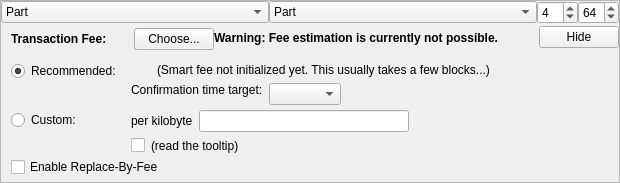
    <widget class="QFrame" name="frameFee">
     <property name="sizePolicy">
      <sizepolicy hsizetype="Expanding" vsizetype="Expanding">
       <horstretch>0</horstretch>
       <verstretch>0</verstretch>
      </sizepolicy>
     </property>
     <property name="maximumSize">
      <size>
       <width>16777215</width>
       <height>16777215</height>
      </size>
     </property>
     <property name="frameShape">
      <enum>QFrame::StyledPanel</enum>
     </property>
     <property name="frameShadow">
      <enum>QFrame::Sunken</enum>
     </property>
     <layout class="QVBoxLayout" name="verticalLayoutFee1">
      <property name="spacing">
       <number>0</number>
      </property>
      <property name="leftMargin">
       <number>0</number>
      </property>
      <property name="topMargin">
       <number>0</number>
      </property>
      <property name="rightMargin">
       <number>0</number>
      </property>
      <property name="bottomMargin">
       <number>0</number>
      </property>
      <item>
       <layout class="QHBoxLayout" name="horizontalLayout_3">
        <item>
         <widget class="QComboBox" name="cbxTypeFrom">
          <property name="toolTip">
           <string>Balance type to send from.</string>
          </property>
          <item>
           <property name="text">
            <string>Part</string>
           </property>
          </item>
          <item>
           <property name="text">
            <string>Blind</string>
           </property>
          </item>
          <item>
           <property name="text">
            <string>Anon</string>
           </property>
          </item>
         </widget>
        </item>
        <item>
         <widget class="QComboBox" name="cbxTypeTo">
          <property name="toolTip">
           <string>Balance type to send to.</string>
          </property>
          <item>
           <property name="text">
            <string>Part</string>
           </property>
          </item>
          <item>
           <property name="text">
            <string>Blind</string>
           </property>
          </item>
          <item>
           <property name="text">
            <string>Anon</string>
           </property>
          </item>
         </widget>
        </item>
        <item>
         <widget class="QSpinBox" name="spinRingSize">
          <property name="sizePolicy">
           <sizepolicy hsizetype="Fixed" vsizetype="Fixed">
            <horstretch>0</horstretch>
            <verstretch>0</verstretch>
           </sizepolicy>
          </property>
          <property name="minimum">
           <number>3</number>
          </property>
          <property name="maximum">
           <number>32</number>
          </property>
          <property name="value">
           <number>4</number>
          </property>
         </widget>
        </item>
        <item>
         <widget class="QSpinBox" name="spinMaxInputs">
          <property name="sizePolicy">
           <sizepolicy hsizetype="Fixed" vsizetype="Fixed">
            <horstretch>0</horstretch>
            <verstretch>0</verstretch>
           </sizepolicy>
          </property>
          <property name="minimum">
           <number>1</number>
          </property>
          <property name="value">
           <number>64</number>
          </property>
         </widget>
        </item>
       </layout>
      </item>
      <item>
       <layout class="QVBoxLayout" name="verticalLayoutFee2" stretch="0,0,0">
        <property name="spacing">
         <number>0</number>
        </property>
        <property name="leftMargin">
         <number>10</number>
        </property>
        <property name="topMargin">
         <number>0</number>
        </property>
        <item>
         <layout class="QHBoxLayout" name="horizontalLayoutFee1">
          <property name="bottomMargin">
           <number>0</number>
          </property>
          <item>
           <layout class="QVBoxLayout" name="verticalLayoutFee7">
            <property name="spacing">
             <number>0</number>
            </property>
            <item>
             <spacer name="verticalSpacerSmartFee">
              <property name="orientation">
               <enum>Qt::Vertical</enum>
              </property>
              <property name="sizeType">
               <enum>QSizePolicy::Fixed</enum>
              </property>
              <property name="sizeHint" stdset="0">
               <size>
                <width>1</width>
                <height>4</height>
               </size>
              </property>
             </spacer>
            </item>
            <item>
             <layout class="QHBoxLayout" name="horizontalLayoutSmartFee">
              <property name="spacing">
               <number>10</number>
              </property>
              <item>
               <widget class="QLabel" name="labelFeeHeadline">
                <property name="sizePolicy">
                 <sizepolicy hsizetype="Preferred" vsizetype="Maximum">
                  <horstretch>0</horstretch>
                  <verstretch>0</verstretch>
                 </sizepolicy>
                </property>
                <property name="font">
                 <font>
                  <weight>75</weight>
                  <bold>true</bold>
                 </font>
                </property>
                <property name="styleSheet">
                 <string notr="true">font-weight:bold;</string>
                </property>
                <property name="text">
                 <string>Transaction Fee:</string>
                </property>
               </widget>
              </item>
              <item>
               <widget class="QLabel" name="labelFeeMinimized">
                <property name="text">
                 <string/>
                </property>
               </widget>
              </item>
              <item>
               <widget class="QPushButton" name="buttonChooseFee">
                <property name="text">
                 <string>Choose...</string>
                </property>
               </widget>
              </item>
             </layout>
            </item>
            <item>
             <spacer name="verticalSpacer_5">
              <property name="orientation">
               <enum>Qt::Vertical</enum>
              </property>
              <property name="sizeHint" stdset="0">
               <size>
                <width>1</width>
                <height>1</height>
               </size>
              </property>
             </spacer>
            </item>
           </layout>
          </item>
          <item>
           <widget class="QLabel" name="fallbackFeeWarningLabel">
            <property name="toolTip">
             <string>Using the fallbackfee can result in sending a transaction that will take several hours or days (or never) to confirm. Consider choosing your fee manually or wait until you have validated the complete chain.</string>
            </property>
            <property name="font">
            <font>
                <weight>75</weight>
                <bold>true</bold>
            </font>
            </property>
            <property name="text">
             <string>Warning: Fee estimation is currently not possible.</string>
            </property>
            <property name="wordWrap">
             <bool>false</bool>
            </property>
           </widget>
          </item>
          <item>
           <spacer name="horizontalSpacer_4">
            <property name="orientation">
             <enum>Qt::Horizontal</enum>
            </property>
            <property name="sizeType">
             <enum>QSizePolicy::MinimumExpanding</enum>
            </property>
            <property name="sizeHint" stdset="0">
             <size>
              <width>40</width>
              <height>20</height>
             </size>
            </property>
           </spacer>
          </item>
          <item>
           <widget class="QPushButton" name="buttonMinimizeFee">
            <property name="toolTip">
             <string>collapse fee-settings</string>
            </property>
            <property name="text">
             <string>Hide</string>
            </property>
           </widget>
          </item>
         </layout>
        </item>
        <item>
         <widget class="QFrame" name="frameFeeSelection">
          <layout class="QVBoxLayout" name="verticalLayoutFee12">
           <property name="spacing">
            <number>0</number>
           </property>
           <property name="leftMargin">
            <number>0</number>
           </property>
           <property name="topMargin">
            <number>0</number>
           </property>
           <property name="rightMargin">
            <number>0</number>
           </property>
           <property name="bottomMargin">
            <number>0</number>
           </property>
           <item>
            <layout class="QGridLayout" name="gridLayoutFee">
             <property name="topMargin">
              <number>10</number>
             </property>
             <property name="bottomMargin">
              <number>4</number>
             </property>
             <property name="horizontalSpacing">
              <number>10</number>
             </property>
             <property name="verticalSpacing">
              <number>4</number>
             </property>
             <item row="1" column="1">
              <layout class="QVBoxLayout" name="verticalLayoutFee8">
               <property name="spacing">
                <number>6</number>
               </property>
               <item>
                <layout class="QHBoxLayout" name="horizontalLayoutFee13">
                 <item>
                  <widget class="QLabel" name="labelCustomPerKilobyte">
                   <property name="toolTip">
                    <string>Specify a custom fee per kB (1,000 bytes) of the transaction's virtual size.

Note:  Since the fee is calculated on a per-byte basis, a fee of "100 satoshis per kB" for a transaction size of 500 bytes (half of 1 kB) would ultimately yield a fee of only 50 satoshis.</string>
                   </property>
                   <property name="text">
                    <string>per kilobyte</string>
                   </property>
                  </widget>
                 </item>
                 <item>
                  <widget class="BitcoinAmountField" name="customFee"/>
                 </item>
                 <item>
                  <spacer name="horizontalSpacer_6">
                   <property name="orientation">
                    <enum>Qt::Horizontal</enum>
                   </property>
                   <property name="sizeHint" stdset="0">
                    <size>
                     <width>1</width>
                     <height>1</height>
                    </size>
                   </property>
                  </spacer>
                 </item>
                </layout>
               </item>
               <item>
                <layout class="QHBoxLayout" name="horizontalLayoutFee8">
                 <item>
                  <widget class="QCheckBox" name="checkBoxMinimumFee">
                   <property name="toolTip">
                    <string>Paying only the minimum fee is just fine as long as there is less transaction volume than space in the blocks. But be aware that this can end up in a never confirming transaction once there is more demand for particl transactions than the network can process.</string>
                   </property>
                   <property name="text">
                    <string/>
                   </property>
                  </widget>
                 </item>
                 <item>
                  <widget class="QLabel" name="labelMinFeeWarning">
                   <property name="enabled">
                    <bool>true</bool>
                   </property>
                   <property name="toolTip">
                    <string>Paying only the minimum fee is just fine as long as there is less transaction volume than space in the blocks. But be aware that this can end up in a never confirming transaction once there is more demand for particl transactions than the network can process.</string>
                   </property>
                   <property name="text">
                    <string>(read the tooltip)</string>
                   </property>
                   <property name="margin">
                    <number>5</number>
                   </property>
                  </widget>
                 </item>
                 <item>
                  <spacer name="horizontalSpacer_2">
                   <property name="orientation">
                    <enum>Qt::Horizontal</enum>
                   </property>
                   <property name="sizeHint" stdset="0">
                    <size>
                     <width>1</width>
                     <height>1</height>
                    </size>
                   </property>
                  </spacer>
                 </item>
                </layout>
               </item>
              </layout>
             </item>
             <item row="0" column="0">
              <layout class="QVBoxLayout" name="verticalLayoutFee4" stretch="0,1">
               <item>
                <widget class="QRadioButton" name="radioSmartFee">
                 <property name="text">
                  <string>Recommended:</string>
                 </property>
                 <property name="checked">
                  <bool>true</bool>
                 </property>
                 <attribute name="buttonGroup">
                  <string notr="true">groupFee</string>
                 </attribute>
                </widget>
               </item>
               <item>
                <spacer name="verticalSpacer_2">
                 <property name="orientation">
                  <enum>Qt::Vertical</enum>
                 </property>
                 <property name="sizeHint" stdset="0">
                  <size>
                   <width>1</width>
                   <height>1</height>
                  </size>
                 </property>
                </spacer>
               </item>
              </layout>
             </item>
             <item row="1" column="0">
              <layout class="QVBoxLayout" name="verticalLayoutFee9" stretch="0,1">
               <item>
                <widget class="QRadioButton" name="radioCustomFee">
                 <property name="text">
                  <string>Custom:</string>
                 </property>
                 <attribute name="buttonGroup">
                  <string notr="true">groupFee</string>
                 </attribute>
                </widget>
               </item>
               <item>
                <spacer name="verticalSpacer_6">
                 <property name="orientation">
                  <enum>Qt::Vertical</enum>
                 </property>
                 <property name="sizeHint" stdset="0">
                  <size>
                   <width>1</width>
                   <height>1</height>
                  </size>
                 </property>
                </spacer>
               </item>
              </layout>
             </item>
             <item row="0" column="1">
              <layout class="QVBoxLayout" name="verticalLayoutFee3" stretch="0,0,1">
               <property name="spacing">
                <number>6</number>
               </property>
               <property name="topMargin">
                <number>2</number>
               </property>
               <item>
                <layout class="QHBoxLayout" name="horizontalLayoutFee12">
                 <item>
                  <widget class="QLabel" name="labelSmartFee">
                   <property name="text">
                    <string/>
                   </property>
                   <property name="margin">
                    <number>2</number>
                   </property>
                  </widget>
                 </item>
                 <item>
                  <widget class="QLabel" name="labelFeeEstimation">
                   <property name="text">
                    <string/>
                   </property>
                  </widget>
                 </item>
                 <item>
                  <widget class="QLabel" name="labelSmartFee2">
                   <property name="text">
                    <string>(Smart fee not initialized yet. This usually takes a few blocks...)</string>
                   </property>
                   <property name="margin">
                    <number>2</number>
                   </property>
                  </widget>
                 </item>
                 <item>
                  <spacer name="horizontalSpacer_5">
                   <property name="orientation">
                    <enum>Qt::Horizontal</enum>
                   </property>
                   <property name="sizeHint" stdset="0">
                    <size>
                     <width>1</width>
                     <height>1</height>
                    </size>
                   </property>
                  </spacer>
                 </item>
                </layout>
               </item>
               <item>
                <layout class="QHBoxLayout" name="horizontalLayoutFee9">
                 <item>
                  <layout class="QVBoxLayout" name="verticalLayoutFee6">
                   <item>
                    <widget class="QLabel" name="labelSmartFee3">
                     <property name="text">
                      <string>Confirmation time target:</string>
                     </property>
                     <property name="margin">
                      <number>2</number>
                     </property>
                    </widget>
                   </item>
                   <item>
                    <spacer name="verticalSpacer_3">
                     <property name="orientation">
                      <enum>Qt::Vertical</enum>
                     </property>
                     <property name="sizeHint" stdset="0">
                      <size>
                       <width>1</width>
                       <height>1</height>
                      </size>
                     </property>
                    </spacer>
                   </item>
                  </layout>
                 </item>
                 <item>
                  <layout class="QVBoxLayout" name="verticalLayoutFee5">
                   <property name="rightMargin">
                    <number>30</number>
                   </property>
                   <item>
                    <layout class="QHBoxLayout" name="horizontalLayoutConfTarget">
                     <property name="bottomMargin">
                      <number>0</number>
                     </property>
                     <item>
                      <widget class="QComboBox" name="confTargetSelector"/>
                     </item>
                     <item>
                      <spacer name="horizontalSpacerConfTarget">
                       <property name="orientation">
                        <enum>Qt::Horizontal</enum>
                       </property>
                       <property name="sizeHint" stdset="0">
                        <size>
                         <width>40</width>
                         <height>20</height>
                        </size>
                       </property>
                      </spacer>
                     </item>
                    </layout>
                   </item>
                  </layout>
                 </item>
                </layout>
               </item>
               <item>
                <spacer name="verticalSpacer_4">
                 <property name="orientation">
                  <enum>Qt::Vertical</enum>
                 </property>
                 <property name="sizeHint" stdset="0">
                  <size>
                   <width>1</width>
                   <height>1</height>
                  </size>
                 </property>
                </spacer>
               </item>
              </layout>
             </item>
            </layout>
           </item>
           <item>
            <widget class="QCheckBox" name="optInRBF">
             <property name="text">
              <string>Enable Replace-By-Fee</string>
             </property>
             <property name="toolTip">
              <string>With Replace-By-Fee (BIP-125) you can increase a transaction's fee after it is sent. Without this, a higher fee may be recommended to compensate for increased transaction delay risk.</string>
             </property>
            </widget>
           </item>
          </layout>
         </widget>
        </item>
        <item>
         <spacer name="verticalSpacerFee">
          <property name="orientation">
           <enum>Qt::Vertical</enum>
          </property>
          <property name="sizeHint" stdset="0">
           <size>
            <width>40</width>
            <height>5</height>
           </size>
          </property>
         </spacer>
        </item>
       </layout>
      </item>
     </layout>
    </widget>
